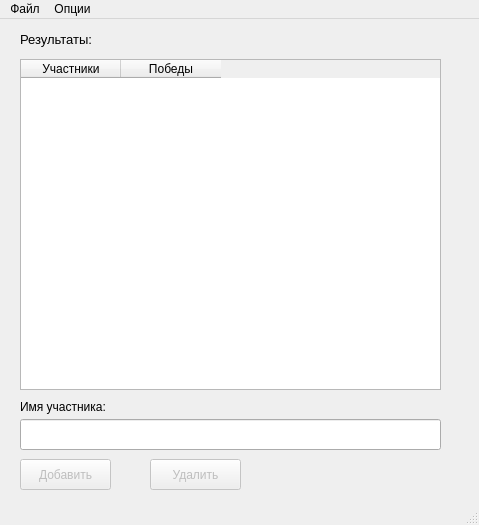
<?xml version="1.0" encoding="UTF-8"?>
<ui version="4.0">
 <class>MainWindow</class>
 <widget class="QMainWindow" name="MainWindow">
  <property name="enabled">
   <bool>true</bool>
  </property>
  <property name="geometry">
   <rect>
    <x>0</x>
    <y>0</y>
    <width>479</width>
    <height>525</height>
   </rect>
  </property>
  <property name="windowTitle">
   <string>Lab2</string>
  </property>
  <widget class="QWidget" name="centralwidget">
   <widget class="QLabel" name="label">
    <property name="geometry">
     <rect>
      <x>20</x>
      <y>10</y>
      <width>261</width>
      <height>21</height>
     </rect>
    </property>
    <property name="font">
     <font>
      <pointsize>10</pointsize>
     </font>
    </property>
    <property name="text">
     <string>Результаты:</string>
    </property>
   </widget>
   <widget class="QTableWidget" name="tableWidget">
    <property name="geometry">
     <rect>
      <x>20</x>
      <y>40</y>
      <width>421</width>
      <height>331</height>
     </rect>
    </property>
    <property name="editTriggers">
     <set>QAbstractItemView::NoEditTriggers</set>
    </property>
    <property name="sortingEnabled">
     <bool>true</bool>
    </property>
    <attribute name="horizontalHeaderMinimumSectionSize">
     <number>50</number>
    </attribute>
    <attribute name="horizontalHeaderStretchLastSection">
     <bool>false</bool>
    </attribute>
    <attribute name="verticalHeaderStretchLastSection">
     <bool>false</bool>
    </attribute>
    <column>
     <property name="text">
      <string>Участники</string>
     </property>
    </column>
    <column>
     <property name="text">
      <string>Победы</string>
     </property>
    </column>
   </widget>
   <widget class="QLineEdit" name="lineEdit">
    <property name="geometry">
     <rect>
      <x>20</x>
      <y>400</y>
      <width>421</width>
      <height>31</height>
     </rect>
    </property>
    <property name="text">
     <string/>
    </property>
   </widget>
   <widget class="QLabel" name="label_2">
    <property name="geometry">
     <rect>
      <x>20</x>
      <y>380</y>
      <width>121</width>
      <height>16</height>
     </rect>
    </property>
    <property name="font">
     <font>
      <pointsize>9</pointsize>
     </font>
    </property>
    <property name="text">
     <string>Имя участника:</string>
    </property>
   </widget>
   <widget class="QPushButton" name="addButton">
    <property name="enabled">
     <bool>false</bool>
    </property>
    <property name="geometry">
     <rect>
      <x>20</x>
      <y>440</y>
      <width>91</width>
      <height>31</height>
     </rect>
    </property>
    <property name="text">
     <string>Добавить</string>
    </property>
   </widget>
   <widget class="QPushButton" name="eraseButton">
    <property name="enabled">
     <bool>false</bool>
    </property>
    <property name="geometry">
     <rect>
      <x>150</x>
      <y>440</y>
      <width>91</width>
      <height>31</height>
     </rect>
    </property>
    <property name="text">
     <string>Удалить</string>
    </property>
   </widget>
  </widget>
  <widget class="QMenuBar" name="menubar">
   <property name="geometry">
    <rect>
     <x>0</x>
     <y>0</y>
     <width>479</width>
     <height>25</height>
    </rect>
   </property>
   <widget class="QMenu" name="menu">
    <property name="title">
     <string>Файл</string>
    </property>
    <addaction name="saveAction"/>
    <addaction name="loadAction"/>
   </widget>
   <widget class="QMenu" name="menu_2">
    <property name="title">
     <string>Опции</string>
    </property>
    <addaction name="getWinnersAction"/>
    <addaction name="separator"/>
    <addaction name="cleanAction"/>
   </widget>
   <addaction name="menu"/>
   <addaction name="menu_2"/>
  </widget>
  <widget class="QStatusBar" name="statusbar"/>
  <action name="saveAction">
   <property name="text">
    <string>Сохранить в файл</string>
   </property>
  </action>
  <action name="loadAction">
   <property name="text">
    <string>Загрузить из файла</string>
   </property>
  </action>
  <action name="action_3">
   <property name="text">
    <string>Подвести итоги</string>
   </property>
  </action>
  <action name="action_4">
   <property name="text">
    <string>Очистить данные</string>
   </property>
  </action>
  <action name="getWinnersAction">
   <property name="text">
    <string>Подвести итоги</string>
   </property>
  </action>
  <action name="cleanAction">
   <property name="text">
    <string>Очистить таблицу</string>
   </property>
  </action>
 </widget>
 <resources/>
 <connections/>
</ui>
